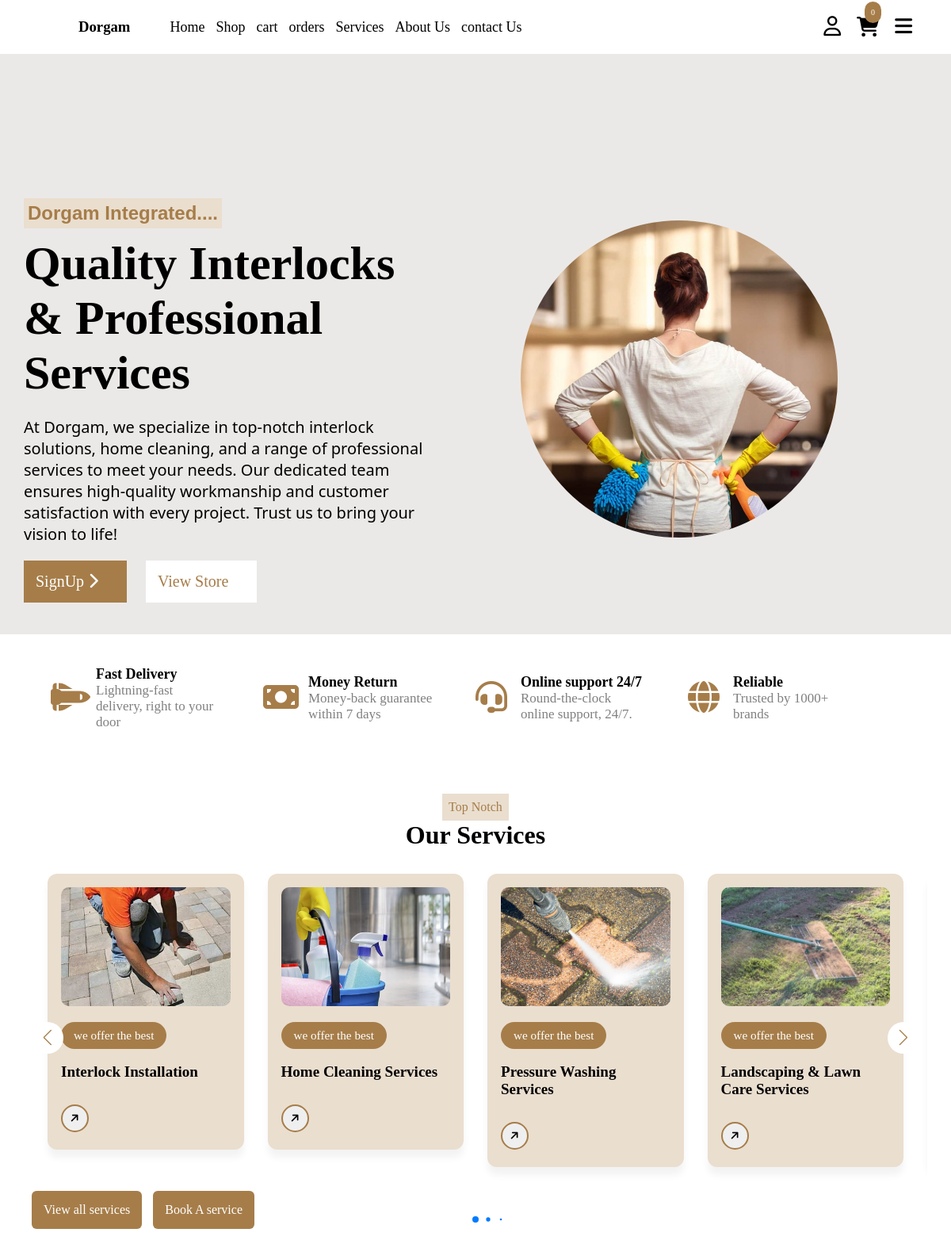
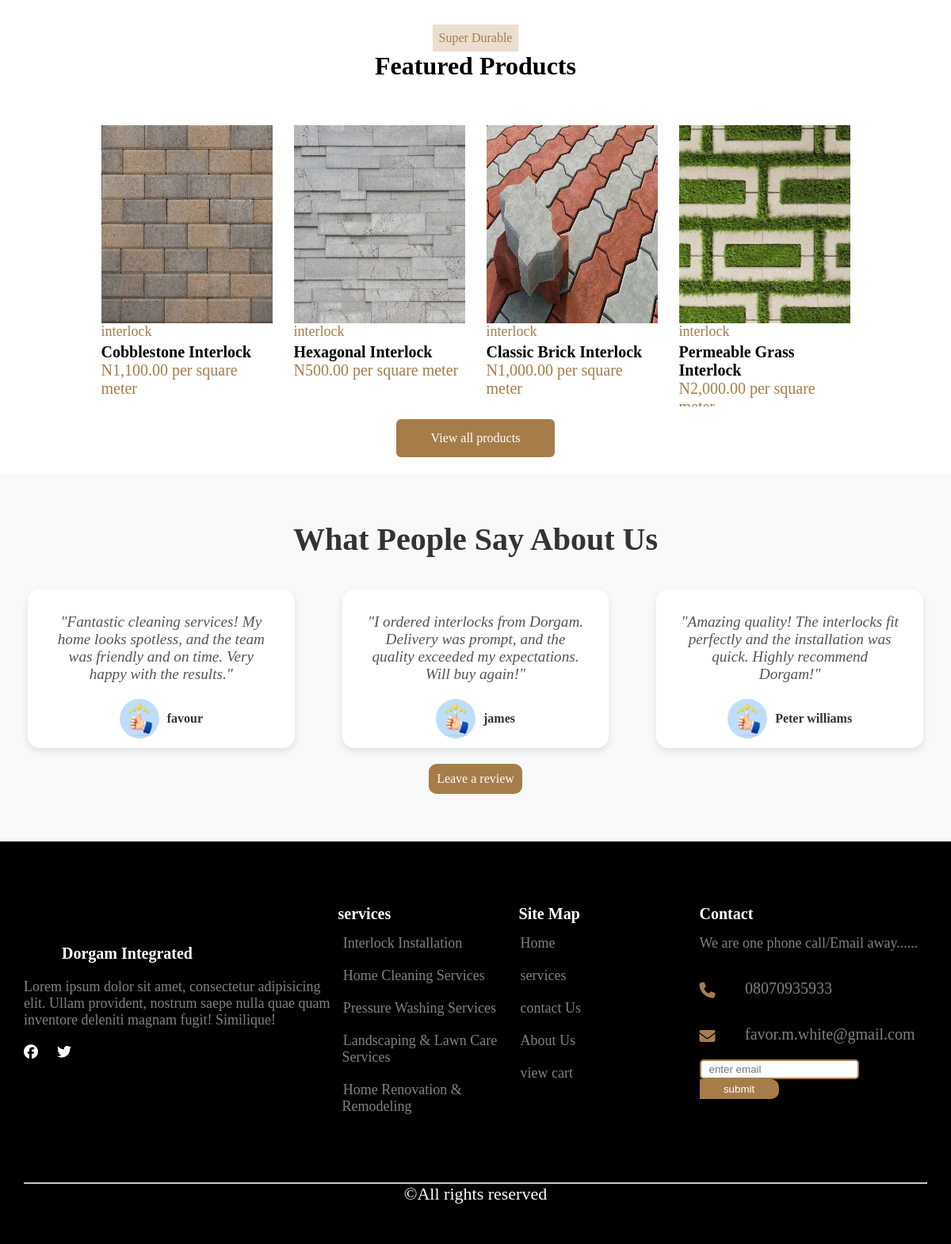
The page / on the database its author committed (2 pictures, top to bottom).
### core/models.py (models this page shows, shortened)
class HeroSection(models.Model):
    title = models.CharField(max_length=200, help_text="title for hero section")
    description = models.TextField(max_length=500, help_text="short describtion for website")

class Service(models.Model):
    image = models.ImageField(
        upload_to='services/images/',
        blank=False,
        null=False,
        help_text="enter service image"
    )
    name_of_service = models.CharField(max_length=200, blank=False, null=False)
    detail = CKEditor5Field(config_name='default')

class Review(models.Model):
    name = models.CharField(max_length=255)  # The person's name
    text = models.TextField()  # The review text
    created_at = models.DateTimeField(auto_now_add=True)  # Timestamp for the review
    approved = models.BooleanField(default=False)  # Approval status, default is False (Pending)
    class Meta:
        ordering = ['-created_at']  # Order reviews by latest first

class Contact(models.Model):
    address = models.CharField(max_length=200)
    phoneNumber = models.CharField(max_length=20)
    email = models.CharField(max_length=200)

### ecommerceShop/models.py (models this page shows, shortened)
class Product(models.Model):
    image = models.ImageField(upload_to='products/')
    name = models.CharField(max_length=255)
    price = models.DecimalField(max_digits=10, decimal_places=2)
    shipping_duration = models.IntegerField(help_text="number of days for ordered product to get to consumer")
    is_instock =  models.BooleanField(default=True)
    is_featured = models.BooleanField(default=False)
    categories = models.ManyToManyField(Category, related_name='products')
    description = CKEditor5Field(config_name='default')
    created_at = models.DateTimeField(auto_now=True)
    updated_at = models.DateTimeField(auto_now_add=True)

class Category(models.Model):
    name = models.CharField(max_length=100, unique=True)  # Name of the category
    description = models.TextField(blank=True, null=True)  # Optional description
    created_at = models.DateTimeField(auto_now=True)
    updated_at = models.DateTimeField(auto_now_add=True)
    def __str__(self):
        return self.name

### core/views.py (the view)
# urls.py: path('', views.home_page, name="home"),
def home_page(request):
    heroContent = HeroSection.objects.first()
    services = Service.objects.all()
    featured_products = Product.objects.filter(is_featured=True, is_instock=True)
    approved_reviews = Review.objects.filter(approved=True)
    context = {'heroContent': heroContent,
               'services': services,
               'featured_products': featured_products,
               'reviews': approved_reviews,
               }
    return render(request, "mainSite/homePage.html", context)

### templates/mainSite/homePage.html (shortened to what this page needs)
{% extends "./main.html" %}
{% load static %}
{% load humanize %}
{% block stylelinks %}
    <link rel="stylesheet"href="https://cdn.jsdelivr.net/npm/swiper@11/swiper-bundle.min.css"/>
    <link rel="stylesheet" href="{% static 'css/mainSite/homePage.css' %}">
    <link rel="stylesheet" href="{% static 'css/mainSite/shopPage.css' %}">
{% endblock stylelinks %}
{% block content %}
    <section style="background-color: rgb(235, 233, 231)">
        <div class="hero-section container">
            <div class="hero-text">
                <h2 class="heading">Dorgam Integrated....</h2>
                <h1 class="title">{{ heroContent.title }}</h1>
                <p class="text">
                    {{heroContent.description}}
                </p>
                {% if user.is_authenticated %}
                    <a href="{% url 'profile' %}" class="SignUp">Profile <i class="fa-solid fa-chevron-right"></i></a>
                {% else %}
                    <a href="{% url 'signUp' %}" class="SignUp">SignUp <i class="fa-solid fa-chevron-right"></i></a>
                {% endif %}
                <a href="{% url 'products' %}" class="store">View Store</a>
            </div>
            <div class="hero-image">
                <img src="{% static 'images/homePage/heroimg1.jfif' %}" alt="" id="hero-image">
            </div>
        </div>
    </section>
    <div class="assurance container">
        <div class="box">
            <div class="icon"><i class="fa-solid fa-shuttle-space"></i></div>
            <div class="text">
                <h1>Fast Delivery</h1>
                <p>Lightning-fast delivery, right to your door</p>
            </div>
        </div>
        <div class="box">
            <div class="icon"><i class="fa-solid fa-money-bill"></i></div>
            <div class="text">
                <h1>Money Return</h1>
                <p>Money-back guarantee within 7 days</p>
            </div>
        </div>
        <div class="box">
            <div class="icon"><i class="fa-solid fa-headset"></i></div>
            <div class="text">
                <h1>Online support 24/7</h1>
                <p>Round-the-clock online support, 24/7.</p>
            </div>
        </div>
        <div class="box">
            <div class="icon"><i class="fa-solid fa-globe"></i></div>
            <div class="text">
                <h1>Reliable</h1>
                <p>Trusted by 1000+ brands</p>
            </div>
        </div>
    </div>
    {% if services %}
        <div class="heading container">
            <p>Top Notch</p>
            <h1 > Our Services</h1>
        </div>
    <div class="service-featured container swiper">
        <div class="card-wrapper">
            <ul class="card-list swiper-wrapper">
                {% for service in services  %}
                <li class="card-items swiper-slide">
                    <a href="{% url 'service' service.id %}" class="card-link">
                        <img src="{{ service.image.url }}" alt="" class="card-image">
                        <p class="badge">we offer the best</p>
                        <h2 class="card-title">{{ service.name_of_service }}</h2>
                        <button class="card-button fa-solid fa-arrow-right"></button>
                    </a>
                </li>
                {% endfor %}
            </ul>
            <div class="swiper-pagination"></div>
            <div class="swiper-button-prev"></div>
            <div class="swiper-button-next"></div>
        </div>
        <div class="featured-service-btn">
            <a href="{% url 'services' %}"> View all services</a>
        </div>
        <div class="featured-service-btn">
            <a href="{% url 'bookService' %}"> Book A service </a>
        </div>
    </div>
    {% endif %}
    {% if featured_products %}
        <div class="heading container">
            <p>Super Durable</p>
            <h1 > Featured Products</h1>
        </div>
        <div class="products-container container">
            {% for product in featured_products %}
                <div class="product" onclick="window.location.href='/store/product/{{ product.id }}/'">
                    <div class="product-image">
                        <img src="{{ product.image.url }}" alt="" srcset="">
                    </div>
                    <div class="product-info">
                        {% for category in product.categories.all %}
                            <p class="category">{{ category }}</p>
                        {% endfor %}
                        <h1> {{ product.name }}</h1>
                        {% for category in product.categories.all %}
                            {% if category.name|upper == "INTERLOCK" %}
                                <p class="price">N{{ product.price|intcomma }} per square meter</p>
                            {% else %}
                                <p class="price">N{{ product.price|intcomma }} per unit</p>
                            {% endif %}
                    {% endfor %}
                    </div>
                </div>
            {% endfor %}
        </div>
        <div class="product-btn container">
            <a href="{% url 'products' %}"> View all products</a>
        </div>
        <section class="testimonial-section">
            <h2 class="section-title">What People Say About Us</h2>
            <div class="testimonials-wrapper">
                <div class="swiper-wrapper">
                {% for review in reviews %}
                <div class="swiper-slide">
                    <div class="testimonial">
                    <div class="testimonial-content">
                        <p class="testimonial-text">"{{review.text}}"</p>
                    </div>
                    <div class="testimonial-author">
                        <img src="{% static 'images/homePage/star.jpeg' %}" alt="Author Image" class="author-img" />
                        <div class="author-info">
                        <h4 class="author-name">{{review.name}}</h4>
                        </div>
                    </div>
                    </div>
                </div>
                {% endfor %}
                </div>
                  <a href="{% url 'reviews' %}" class="review-btn"> Leave a review</a>
            </div>
        </section>
    {% endif %}
{% endblock %}

### templates/mainSite/main.html (shortened to what this page needs)
{% load static %}
<!DOCTYPE html>
<html lang="en">
<head>
    <link rel="stylesheet" href="{% static 'css/mainSite/main.css' %}">
    {% block stylelinks %} {% endblock stylelinks %}
</head>
<body>
    <section class="header-main">
       <header class="container">
            <nav>
                <div class="logo" onclick="window.location.href='/'">
                <h1>Dorgam</h1>
                </div>
                <div class="nav-links">
                    <ul>
                        <li><a href="{% url 'home' %}">Home</a></li>
                        <li><a href="{% url 'products' %}">Shop</a></li>
                        <li><a href="{% url 'cart' %}">cart</a></li>
                        <li><a href="{% url 'orders' %}">orders</a></li>
                        <li><a href="{% url 'services' %}">Services</a></li>
                        <li><a href="{% url 'about' %}">About Us</a></li>
                        <li><a href="{% url 'contactUs' %}">contact Us</a></li>
                    </ul>
                </div>
            </nav>
            <div class="nav-action">
                <div class="account">
                    {% if user.is_authenticated %}
                        <a href="{% url 'profile' %}"><i class="fa-regular fa-user"></i></a>
                    {% else %}
                        <a href="{% url 'login' %}"><i class="fa-regular fa-user"></i></a>
                    {% endif %}
                </div>
                <div class="cart" onclick="window.location.href='/store/cart'">
                    <a href="{% url 'cart' %}"><i class="fa-solid fa-cart-shopping"></i></a>
                    <div class="itemsNum"><p>{{cart_item_count}}</p></div>
                </div>
                <div class="handbugger">
                    <i class="fa-solid fa-bars" onclick="openNav()"></i>
                </div>
            </div>
       </header>
    </section>
     {% include 'flashMessages/message.html' %}
    {% block content %} {% endblock content %}
    <footer>
        <div class="footer-container container">
            <div class="footer-about">
                <div class="heading">
                    <div class="logo"><img src="{% static 'images/homePage/logo.jfif' %}" alt="" srcset=""></div>
                    <h1>Dorgam Integrated</h1>
                </div>
                <p>
                    Lorem ipsum dolor sit amet, consectetur adipisicing elit. Ullam provident,
                    nostrum saepe nulla quae quam inventore deleniti magnam fugit! Similique!
                </p>
               <div class="socials">
                {% if social.facebook %}
                    <a href="{{ social.facebook }}" target="_blank">
                        <i class="fa-brands fa-facebook"></i>
                    </a>
                {% endif %}
                {% if social.twitter %}
                    <a href="{{ social.twitter }}" target="_blank">
                        <i class="fa-brands fa-twitter"></i>
                    </a>
                {% endif %}
            </div>
            </div>
            <div class="footer-services">
                <h1> services</h1>
                {% for service in services %}
                    <a href="{% url 'service' service.id %}">{{ service.name_of_service }}</a>
                {% endfor %}
            </div>
            <div class="footer-links">
                <h1> Site Map </h1>
                <ul>
                    <li><a href="{% url 'home' %}">Home</a></li>
                    <li><a href="{% url 'services' %}">services</a></li>
                    <li><a href="{% url 'contactUs' %}">contact Us</a></li>
                    <li><a href="{% url 'about' %}">About Us</a></li>
                     <li><a href="{% url 'cart' %}">view cart</a></li>
                </ul>
            </div>
            <div class="footer-contact-info">
                <h1> Contact </h1>
                <p>We are one phone call/Email away......</p>
                    <div class="info">
                        <i class="fa-solid fa-phone"></i>
                        <p>{{ contact.phoneNumber }}</p>
                    </div>
                    <div class="info">
                        <i class="fa-solid fa-envelope"></i>
                        <p>{{ contact.email }}</p>
                    </div>
                    <div class="newsletter">
                        <form action="{% url 'subscribe' %}" method="post">
                             <input type="email" required placeholder="enter email" name="email">
                             <button type="submit">submit</button>
                        </form>
                    </div>
            </div>
        </div>
        <div class="copyright container">
            <hr style="color: grey;">
            <p>&copy;All rights reserved</p>
        </div>
    </footer>
</body>
</html>

### rows shown on the page
HeroSection: title "Quality Interlocks & Professional Services", description "At Dorgam, we specialize in top-notch interlock solutions, home cleaning, and a range of professional services to meet your needs. Our dedicated team ensures high-quality workmanship and customer satisfaction with every project. Trust us to bring your vision to life!"
Service: image (picture), name_of_service "Interlock Installation"
Service: image (picture), name_of_service "Home Cleaning Services"
Service: image (picture), name_of_service "Pressure Washing Services"
Service: image (picture), name_of_service "Landscaping & Lawn Care Services"
Product: image (picture), name "Cobblestone Interlock", price "1,100.00"
Category: name "interlock"
Product: image (picture), name "Hexagonal Interlock", price "500.00"
Product: image (picture), name "Classic Brick Interlock", price "1,000.00"
Product: image (picture), name "Permeable Grass Interlock", price "2,000.00"
Review: text "Fantastic cleaning services! My home looks spotless, and the team was friendly and on time. Very happy with the results.", name "favour"
Review: text "I ordered interlocks from Dorgam. Delivery was prompt, and the quality exceeded my expectations. Will buy again!", name "james"
Review: text "Amazing quality! The interlocks fit perfectly and the installation was quick. Highly recommend Dorgam!", name "Peter williams"
Service: name_of_service "Home Renovation & Remodeling"
Contact: phoneNumber "08070935933", email "favor.m.white@gmail.com"

### other values the page prints
{{ cart_item_count }} "0"
